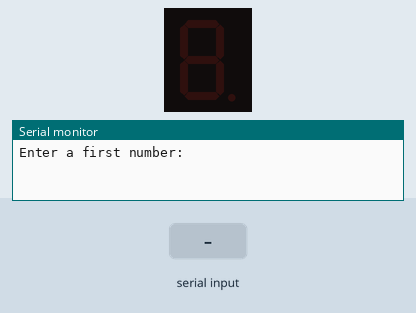
Simulated run of this sketch. Board: Arduino Uno, built with avr-gcc and run on an emulated ATmega328P. Parts: 1-digit seven-segment display, the last lines printed to the serial monitor. Wiring (inferred from the names in the program): 1-digit 7-segment display, segments lit when HIGH: segments pin 2, pin 3, pin 4, pin 5, pin 6, pin 7, pin 8. The test bench sets the inputs (shaded band). The segment pins are drawn as the display they are named for.

Above: at 1.2 s.
1.3 s: "90,45\n" received over Serial
At 2.1 s:
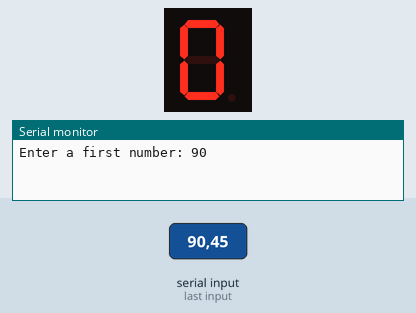
At 3.1 s:
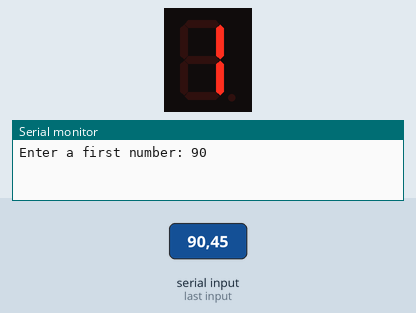
Timing chart, 0 to 4.6 s (numbered marks = the images above; inputs shaded):
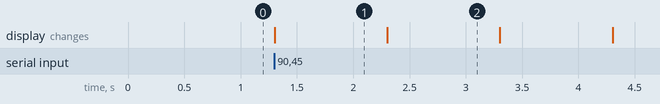

Measured:
- after the input at 1.3 s, the display: changes at once (image 1)
- what the display in image 1 shows lasts 1.0 s, from 1.3 s to 2.3 s

The sketch:

sketch_may06a.ino
```cpp
// Your Name
// Your Robotics Course Section
// Title (Name of Tutorial/Project)
// Description: Restate the purpose of the program in your own words
// Date Started - Date Completed

const int SLA = 2, SLB = 3, SLC = 4, SLD = 5, SLE = 6, SLF = 7, SLG = 8;
int timedelay = 1000;
int num1, num2;

void setup() {
  for (int pin = 2; pin < 9; pin++) {
    pinMode(pin, OUTPUT);
  }
  Serial.begin(9600);
}
void writeSevenSeg(int aVal, int bVal, int cVal, int dVal, int eVal, int fVal, int gVal) {
  digitalWrite(SLA, aVal);
  digitalWrite(SLB, bVal);
  digitalWrite(SLC, cVal);
  digitalWrite(SLD, dVal);
  digitalWrite(SLE, eVal);
  digitalWrite(SLF, fVal);
  digitalWrite(SLG, gVal);
}

void Zero() {
  writeSevenSeg(1, 1, 1, 1, 1, 1, 0);
}

void One() {
  writeSevenSeg(0, 1, 1, 0, 0, 0, 0);
}

void Two() {
  writeSevenSeg(1, 1, 0, 1, 1, 0, 1);
}

void Three() {
  writeSevenSeg(1, 1, 1, 1, 0, 0, 1);
}

void Four() {
  writeSevenSeg(0, 1, 1, 0, 0, 1, 1);
}

void Five() {
  writeSevenSeg(1, 0, 1, 1, 0, 1, 1);
}

void Six() {
  writeSevenSeg(1, 0, 1, 1, 1, 1, 1);
}

void Seven() {
  writeSevenSeg(1, 1, 1, 0, 0, 0, 0);
}

void Eight() {
  writeSevenSeg(1, 1, 1, 1, 1, 1, 1);
}

void Nine() {
  writeSevenSeg(1, 1, 1, 0, 0, 1, 1);
}

void loop() {

  Serial.print("Enter a first number: ");
  while (!Serial.available()) {}
  num1 = Serial.parseInt();
  Serial.println(num1);
  for (int i = 0; i <= num1; i++) {
    switch (i) {
        if (num1 == 0) {
        case 0:
          {
            Zero();
            delay(timedelay);
            break;
          }

          if (num1 == 1) {
          case 1:
            {
              One();
              delay(timedelay);
              break;
            }


          } if (num1 == 2) {
          case 2:
            {
              Two();
              delay(timedelay);
              break;
            }

          }

        } if (num1 == 3) {
        case 3:
          {
            Three();
            delay(timedelay);
            break;
          }

        } if (num1 == 4) {
        case 4:
          {
            Four();
            delay(timedelay);
            break;
          }

        } if (num1 == 5) {
        case 5:
          {
            Five();
            delay(timedelay);
            break;
          }

        } if (num1 == 6) {
        case 6:
          {
            Six();
            delay(timedelay);
            break;
          }

        } if (num1 == 7) {
        case 7:
          {
            Seven();
            delay(timedelay);
            break;
          }

        } if (num1 == 8) {
        case 8:
          {
            Eight();
            delay(timedelay);
            break;
          }

        } if (num1 == 9) {
        case 9:
          {
            Nine();
            delay(timedelay);
            break;
          }
        }
      default:
        {
          break;
        }


    }

  }
}
```
